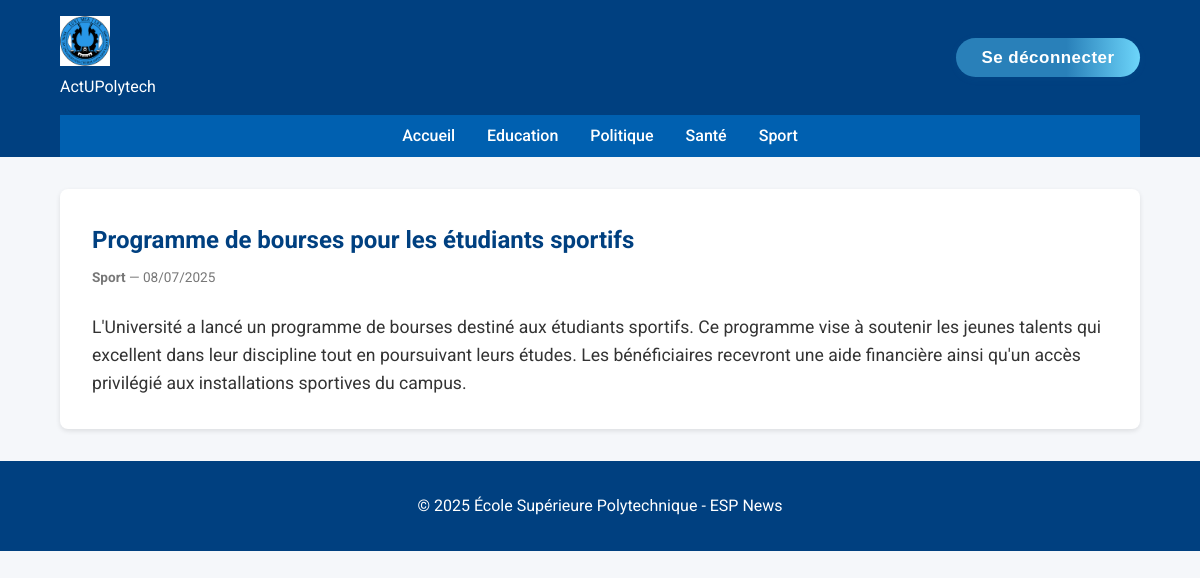
The page /index.php?controller=article&action=show&id=10 (signed in) on the database its author committed.
### tables this page shows
CREATE TABLE Categorie(
    id INT PRIMARY KEY AUTO_INCREMENT,
    libelle VARCHAR(20)
);

CREATE TABLE Article(
    id INT PRIMARY KEY AUTO_INCREMENT,
    titre VARCHAR(255),
    contenu TEXT,
    dateCreation DATETIME DEFAULT NOW(),
    dateModification DATETIME DEFAULT NOW() ON UPDATE NOW(),
    categorie INT,
    FOREIGN KEY (categorie) REFERENCES Categorie(id)
);

### app/controllers/articleController.php (called while the page is built, shortened)
<?php
require_once 'app\models\article.php';
class ArticleController {
    public function show($id) {
        $articleModel = new Article();
        $article = $articleModel->getArticleById($id);
        require_once 'app\views\article.php';
    }
}

### app/models/categorie.php (called while the page is built, shortened)
<?php
require_once __DIR__ . '/../views/includes/db.php';
class Categorie {
    private $pdo;
   public function __construct() {
        global $pdo;
        $this->pdo = $pdo;
    }
    public function getAllCategories() {
        $stmt = $this->pdo->query("SELECT id, libelle FROM Categorie ORDER BY libelle");
        return $stmt->fetchAll(PDO::FETCH_ASSOC);
    }
}

### app/models/article.php (called while the page is built, shortened)
<?php
require_once __DIR__ . '/../views/includes/db.php';
class Article {
    private $pdo;
    public function __construct() {
        global $pdo;
        $this->pdo = $pdo;
    }
    public function getArticleById($id) {
        $stmt = $this->pdo->prepare("SELECT a.*, c.libelle as categorieLibelle FROM Article a JOIN Categorie c ON a.categorie = c.id WHERE a.id = ?");
        $stmt->execute([$id]);
        return $stmt->fetch(PDO::FETCH_ASSOC);
    }
}
?>

### app/views/article.php (the view)
<?php include 'app\views\includes\header.php'; ?>
<?php if ($article): ?>
<article class="full-article">
  <h1><?= htmlspecialchars($article['titre']) ?></h1>
  <p class="card-meta">
    <strong><?= htmlspecialchars($article['categorieLibelle']) ?></strong> —
    <?= date('d/m/Y', strtotime($article['dateCreation'])) ?>
  </p>
  <div class="article-body">
    <?= nl2br(htmlspecialchars($article['contenu'])) ?>
  </div>
</article>
<?php else: ?>
  <p>Article non trouvé.</p>
<?php endif; ?>
<?php include 'app\views\includes\footer.php'; ?>

### app/views/includes/header.php (shortened to what this page needs)
<?php
require_once 'db.php';
require_once 'app\models\categorie.php';
$categoryModel = new Categorie();
$navCats = $categoryModel->getAllCategories();
?>
<!DOCTYPE html>
<html lang="fr">
<head>
  <link rel="stylesheet" href="public\styles.css">
</head>
<body>
<header class="site-header">
  <div class="header-top container">
    <div class="logo">
      <a href="/esp_news_mvc/index.php">
        <img src="public\img\logo.png" alt="ESP Logo">
      </a>
      <p>ActUPolytech</p>
    </div>
    <?php if (!empty($_SESSION['user_id'])): ?>
  <form action="?controller=auth&action=logout" method="post" >
    <button type="submit" class="logout-btn">Se déconnecter</button>
  </form>
<?php endif; ?>
  </div>
  <nav class="site-nav container" id="siteNav">
    <ul class="nav-list">
      <li><a href="/esp_news_mvc/index.php">Accueil</a></li>
      <?php foreach ($navCats as $cat): ?>
        <li>
          <a href="/esp_news_mvc/index.php?controller=categorie&action=index&id=<?= $cat['id'] ?>">
            <?= htmlspecialchars($cat['libelle']) ?>
          </a>
        </li>
      <?php endforeach; ?>
    </ul>
  </nav>
</header>
<main class="site-main container">

### public/styles.css (style rules this page uses)
* { margin:0; padding:0; box-sizing:border-box; }
body { font-family: 'Roboto', sans-serif; background:#f5f7fa; color:#333; line-height:1.6; }
.container { width:90%; max-width:1200px; margin:0 auto; }
.site-header { background:#004080; color:#fff; }
.header-top { display:flex; justify-content:space-between; align-items:center; padding:1rem 0; }
.logo img { height:50px; }
.site-nav { background:#0060b0; }
.nav-list { list-style:none; display:flex; justify-content:center; flex-wrap:wrap; }
.nav-list li { margin:0.5rem 1rem; }
.nav-list a { color:#fff; text-decoration:none; font-weight:500; }
.card-meta { font-size:0.85rem; color:#777; margin-bottom:1rem; }
.full-article { background:#fff; padding:2rem; border-radius:8px; box-shadow:0 2px 5px rgba(0,0,0,0.1); margin:2rem 0; }
.full-article h1 { color:#004080; margin-bottom:0.5rem; }
.article-body { margin-top:1.5rem; font-size:1.1rem; }
.logout-btn { background: linear-gradient(90deg, #2980b9 60%, #6dd5fa 100%); color: #fff; border: none; padding: 0.55em 1.5em; border-radius: 2em; font-weight: 600; font-size: 1.06em; box-shadow: 0 2px 8px rgba(41,128,185,0.07); cursor: pointer; transition: background 0.2s, transform 0.15s; outline: none; letter-spacing: 0.5px; }

### rows shown on the page
categorie: libelle "Education"
categorie: libelle "Politique"
categorie: libelle "Santé"
categorie: libelle "Sport"
article: titre "Programme de bourses pour les étudiants sportifs", categorie.libelle "Sport", dateCreation "08/07/2025", contenu "L'Université a lancé un programme de bourses destiné aux étudiants sportifs. Ce programme vise à soutenir les jeunes talents qui excellent dans leur discipline tout en poursuivant leurs études. Les bénéficiaires recevront une aide financière ainsi qu'un accès privilégié aux installations sportives du campus."
